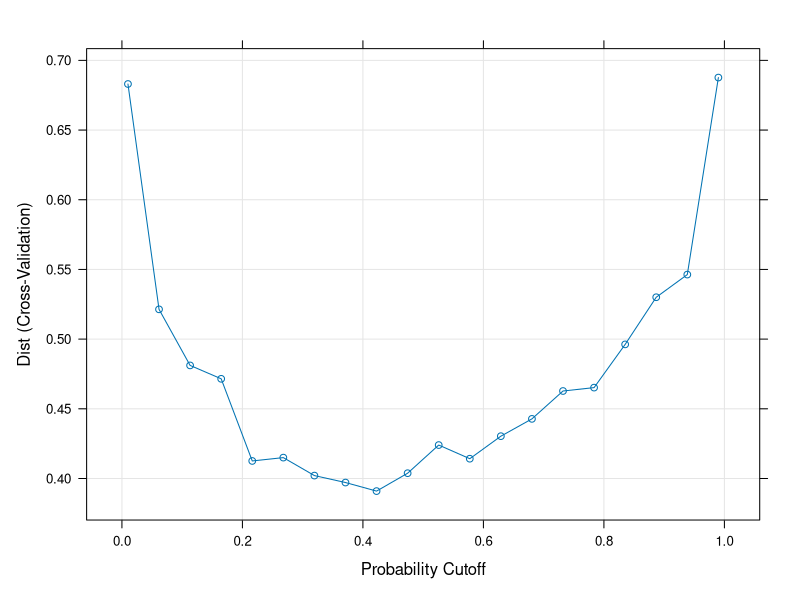
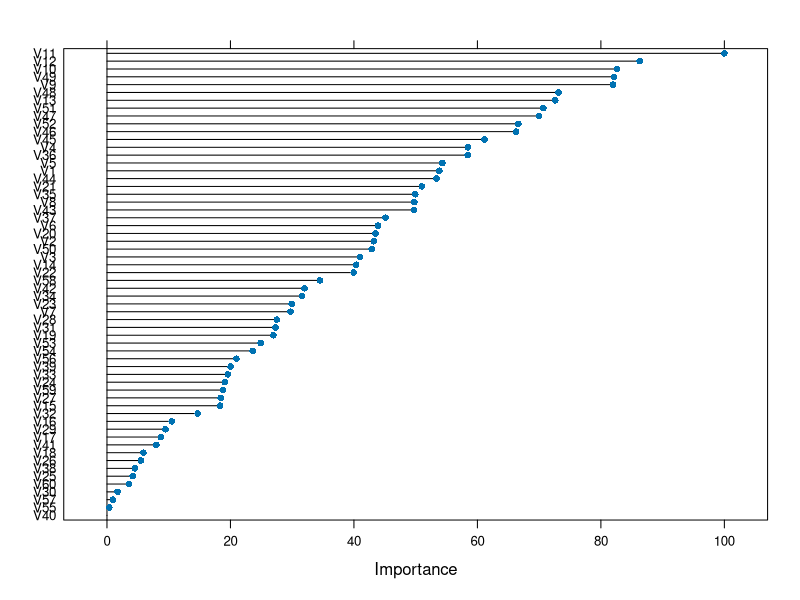

Reproduce these figures in R, in order.
## ---- chunk 1
library("caret")
## ---- chunk 2
modInfo = getModelInfo(model = "lda", regex = FALSE)[[1]]
names(modInfo)
## ---- chunk 3
customModel = list(
  label = "custom",
  library = modInfo$library,
  type = modInfo$type,
  parameters = data.frame(
    parameter = c("threshold"),
    class = c("numeric"),
    label = c("Probability Cutoff")
  ),
  grid = function(x, y, len = NULL, search = "grid") {
     data.frame(threshold = seq(.01, .99, length = len))
     },
  loop = modInfo$loop,
  fit = function(x, y, wts, param, lev, last, classProbs, ...) {
    if (length(levels(y)) != 2)
       # we have only added the warning here
       stop("This works only for 2-class problems")
    MASS::lda(x, y, ...)
  },
  predict = function(modelFit, newdata, submodels = NULL) {
    class1p = predict(modelFit, newdata)$posterior[, 1]
  ## Raise the threshold for class #1 and a higher level of
  ## evidence is needed to call it class 1 so it should
  ## decrease sensitivity and increase specificity
    out = ifelse(
    class1p >= modelFit$tuneValue$threshold,
    modelFit$obsLevels[1],
    modelFit$obsLevels[2]
    )
    out
  },
  prob = modInfo$prob,
  predictors = modInfo$predictors,
  tags = modInfo$tags,
  levels = modInfo$levels,
  sort = modInfo$sort
  )
## ---- chunk 4
fiveStats = function(data, lev = NULL, model = NULL) {
    out = twoClassSummary(data, lev = levels(data$obs), model = NULL)
    acc = mean(data$pred == data$obs)
    coords = matrix(c(1, 1, out["Spec"], out["Sens"]), ncol = 2,
        byrow = TRUE)
    c(Dist = dist(coords)[1], out, Accuracy = acc)
}
set.seed(9)
data(Sonar, package = "mlbench")
mod = train(Class ~ ., data = Sonar, method = customModel,
    metric = "Dist", maximize = FALSE, tuneLength = 20, trControl = trainControl(method = "cv", classProbs = TRUE, summaryFunction = fiveStats))
## ---- chunk 5
plot(mod)
plot(varImp(mod))
